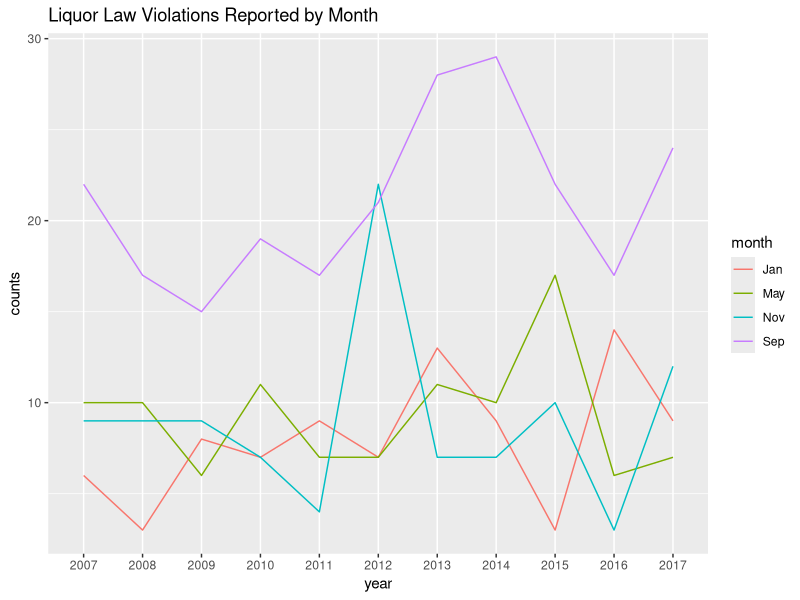
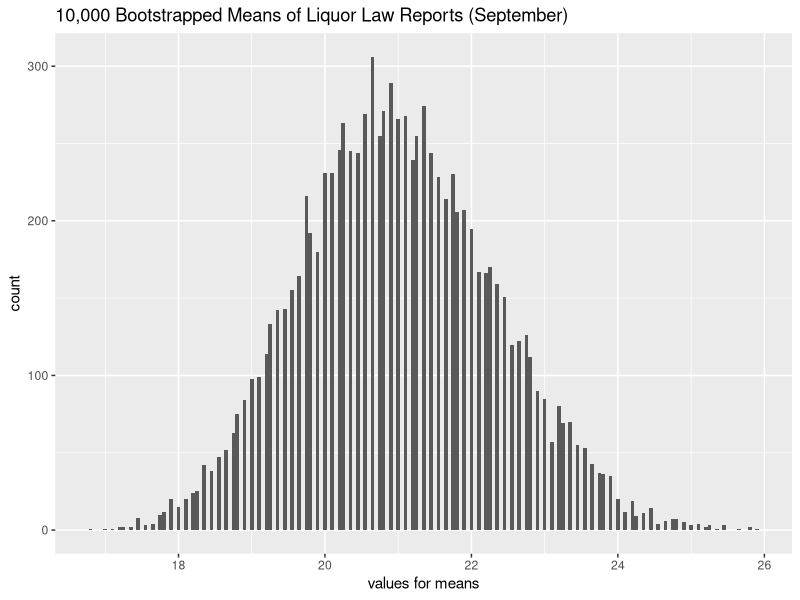
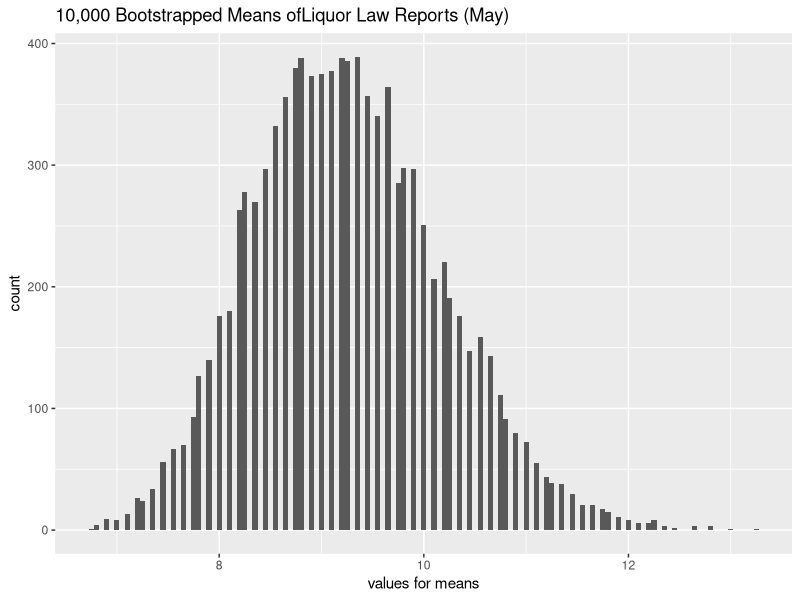
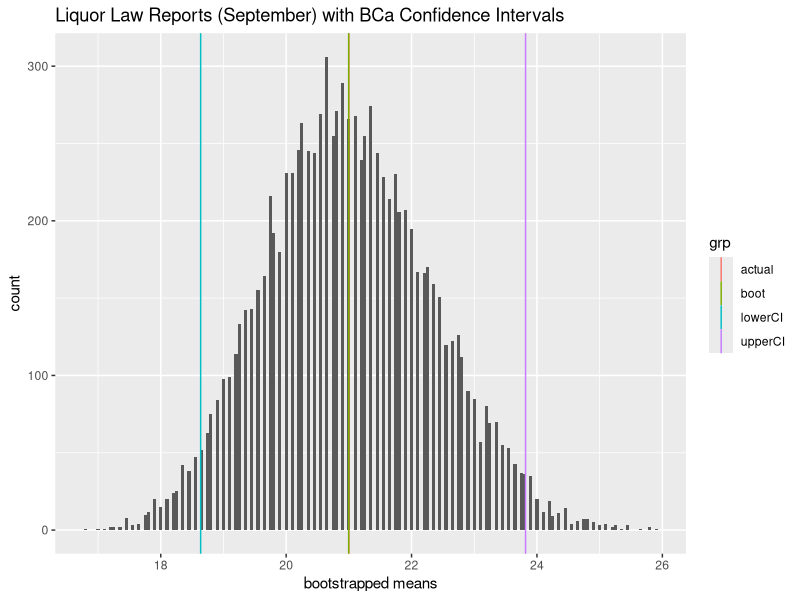
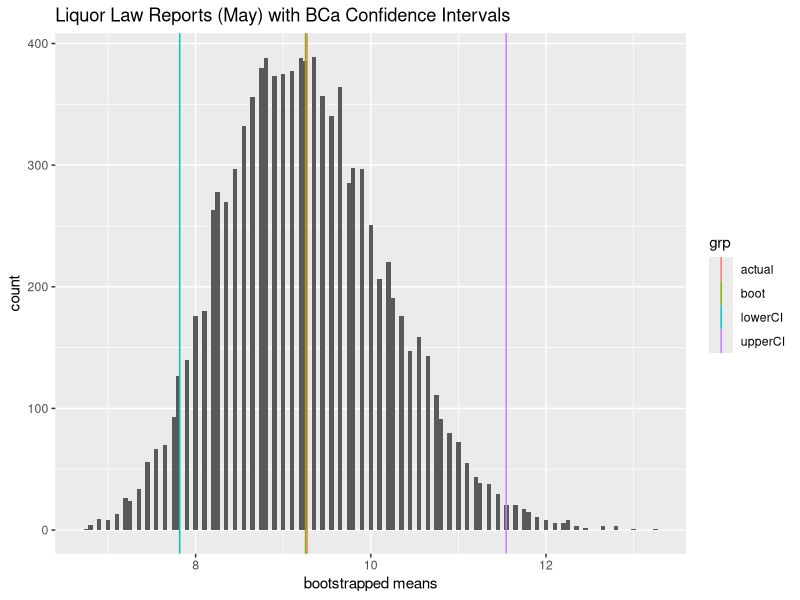

Source code (R) for these figures, in order:
## ---- chunk 1
library(tidyverse)
knitr::opts_chunk$set(echo = TRUE)
## ---- chunk 2
# load pre-parsed dataset for Liquor Law violations, 2007-2017
dat <- read_csv("22_LiquorLaws.csv")

# transpose dataframe so that boot resampling function will sample by year (indices = rows)
tpose <- t(dat)

months <- as.data.frame(matrix(c("Jan", "Feb", "Mar", "Apr", "May", "Jun", "Jul", "Aug", "Sep", "Oct", "Nov", "Dec"), nrow=12, ncol=1))
names(months) <- c("month")

eda <- cbind(months, dat)
eda <- eda %>%
  gather('2007':'2017', key="year", value="counts")

eda <- eda %>% filter(month %in% c("Jan", "May", "Sep", "Nov"))

ggplot(data=eda, aes(x=year, y=counts)) +
  geom_line(aes(group=month, color=month)) +
  ggtitle("Liquor Law Violations Reported by Month")
## ---- chunk 3

# load the boot package for boot function and boot.ci function
library(boot)

# Create statistical function to be used by boot() function
byYear <- function(df, indices) {
  ans <- apply(df[,indices],1,mean)
  return (ans)
}

byMonth <- function(df, indices) {
  ans <- apply(df[indices,],2,mean)
  return (ans)
}

# Generate a boot object (in this case, two)
bootYear <- boot(data = tpose, statistic = byYear, R=10000)
bootMonth <- boot(data = tpose, statistic = byMonth, R=10000)

# Output of your boot object
names(bootYear)

## ---- chunk 4

# Outputs the means calculated across the months:
byYear <- as.data.frame(bootMonth$t)

#by indexing into bootYear$t, you can pull the bootstrapped means of a specific month
sept <- as.data.frame(bootMonth$t[,9])
sept <- as.data.frame(sept)
names(sept) <- c("sept_vals")
# calculate REAL mean for september (divide by 11 for the number of years of data)
septActual <- sum(tpose[,9])/11
septBoot <- sum(sept)/10000
# plot bootstrapped means for September
ggplot(sept, aes(x=sept_vals)) + geom_histogram(binwidth=0.05) +
  xlab("values for means") +
  ggtitle("10,000 Bootstrapped Means of Liquor Law Reports (September)")

#by indexing into bootYear$t, you can pull the means of a specific month:
may <- as.data.frame(bootMonth$t[,5])
may <- as.data.frame(may)
names(may) <- c("may_vals")
# calculate REAL mean for may
mayActual <- sum(tpose[,5])/11
mayBoot <- sum(may)/10000
# plot bootstrapped means for May
ggplot(may, aes(x=may_vals)) + geom_histogram(binwidth=0.05) +
  xlab("values for means") +
  ggtitle("10,000 Bootstrapped Means ofLiquor Law Reports (May)")

## ---- chunk 5

sept_cts <- sept >= septActual
(sept_pVal <- (1 + sum(sept_cts))/10000)

may_cts <- may >= mayActual
(may_pVal <- (1 + sum(may_cts))/10000)
## ---- chunk 6

# Use bootci to generate confidence intervals of all types
boot.ci(bootMonth, conf=0.95, type="all")
## ---- chunk 7
# Use bootci with the index to access a CI for a specific month
septCI<-boot.ci(bootMonth, conf = 0.95, type = "all", index = 9)
# group actual mean and boot mean
v <- c(septActual, septBoot, septCI$bca[4], septCI$bca[5])
vlines <- data.frame(xint = v, grp=c("actual", "boot", "lowerCI", "upperCI"))
ggplot(sept, aes(x=sept_vals)) + geom_histogram(binwidth=0.05) +
  xlab("bootstrapped means") +
  geom_vline(data = vlines, aes(xintercept = xint, colour=grp)) +
  ggtitle("Liquor Law Reports (September) with BCa Confidence Intervals")

(septActual) # mean calculated from September sample
(septBoot) # mean calculated from 10000 September bootstrapped means
(septCI$bca[4]) #lower CI value
(septCI$bca[5]) #upper CI value
## ---- chunk 8
# Use bootci with the index to access a CI for a specific month
mayCI<-boot.ci(bootMonth, conf = 0.95, type = "all", index = 5)
# group actual mean and boot mean
m <- c(mayActual, mayBoot, mayCI$bca[4], mayCI$bca[5])
mlines <- data.frame(xint = m, grp=c("actual", "boot", "lowerCI", "upperCI"))
ggplot(may, aes(x=may_vals)) + geom_histogram(binwidth=0.05) +
  xlab("bootstrapped means") +
  geom_vline(data = mlines, aes(xintercept = xint, colour=grp)) +
  ggtitle("Liquor Law Reports (May) with BCa Confidence Intervals")

(mayActual) # mean calculated from September sample
(mayBoot) # mean calculated from 10000 September bootstrapped means
(mayCI$bca[4]) #lower CI value
(mayCI$bca[5]) #upper CI value
## ---- chunk 9
septActual <- sum(tpose[,9])/11
septBoot <- sum(sept)/10000

all_Actual <- as.data.frame(matrix(NA, nrow=12, ncol=1))
all_Boot <- as.data.frame(matrix(NA, nrow=12, ncol=1))
  
for (i in 1:12) {
  # calculate mean for each month from sample data
  all_Actual[i,] <- (sum(tpose[,i]))/11
  # calculate mean for each month from bootstrapped samples
  month <- as.data.frame(bootMonth$t[,i])
  all_Boot[i,] <- sum(month)/10000
  print(sum(tpose[,i]))
}
names(all_Actual) <- c("actual means")
names(all_Boot) <- c("boot means")

(compare <- cbind(all_Actual, all_Boot))

